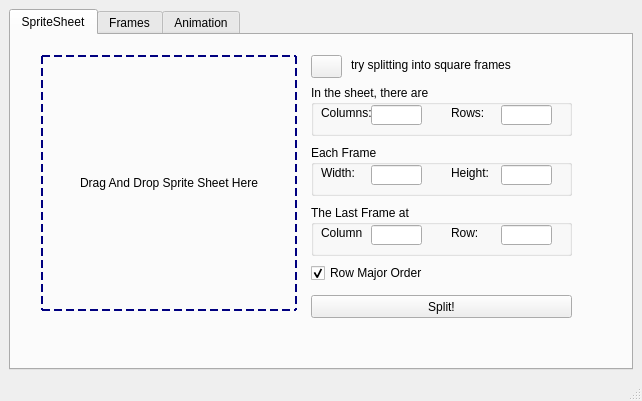
<?xml version="1.0" encoding="UTF-8"?>
<ui version="4.0">
 <class>MainWindow</class>
 <widget class="QMainWindow" name="MainWindow">
  <property name="geometry">
   <rect>
    <x>0</x>
    <y>0</y>
    <width>642</width>
    <height>401</height>
   </rect>
  </property>
  <property name="windowTitle">
   <string>SpriteSheetAnimation</string>
  </property>
  <property name="styleSheet">
   <string notr="true"/>
  </property>
  <widget class="QWidget" name="centralwidget">
   <layout class="QHBoxLayout" name="horizontalLayout">
    <item>
     <widget class="QTabWidget" name="tabWidget">
      <property name="inputMethodHints">
       <set>Qt::ImhNone</set>
      </property>
      <property name="currentIndex">
       <number>0</number>
      </property>
      <widget class="QWidget" name="tab">
       <attribute name="title">
        <string>SpriteSheet</string>
       </attribute>
       <widget class="QLabel" name="label_sheet">
        <property name="geometry">
         <rect>
          <x>30</x>
          <y>20</y>
          <width>256</width>
          <height>256</height>
         </rect>
        </property>
        <property name="styleSheet">
         <string notr="true">border: 2px dashed navy;</string>
        </property>
        <property name="text">
         <string>Drag And Drop Sprite Sheet Here</string>
        </property>
        <property name="alignment">
         <set>Qt::AlignCenter</set>
        </property>
       </widget>
       <widget class="QGroupBox" name="groupBox">
        <property name="geometry">
         <rect>
          <x>300</x>
          <y>110</y>
          <width>261</width>
          <height>51</height>
         </rect>
        </property>
        <property name="title">
         <string>Each Frame</string>
        </property>
        <widget class="QLabel" name="label">
         <property name="geometry">
          <rect>
           <x>10</x>
           <y>20</y>
           <width>41</width>
           <height>16</height>
          </rect>
         </property>
         <property name="text">
          <string>Width:</string>
         </property>
        </widget>
        <widget class="QLineEdit" name="lineEdit_frameW">
         <property name="geometry">
          <rect>
           <x>60</x>
           <y>20</y>
           <width>51</width>
           <height>20</height>
          </rect>
         </property>
         <property name="inputMethodHints">
          <set>Qt::ImhDigitsOnly</set>
         </property>
        </widget>
        <widget class="QLabel" name="label_2">
         <property name="geometry">
          <rect>
           <x>140</x>
           <y>20</y>
           <width>41</width>
           <height>16</height>
          </rect>
         </property>
         <property name="text">
          <string>Height:</string>
         </property>
        </widget>
        <widget class="QLineEdit" name="lineEdit_frameH">
         <property name="geometry">
          <rect>
           <x>190</x>
           <y>20</y>
           <width>51</width>
           <height>20</height>
          </rect>
         </property>
         <property name="inputMethodHints">
          <set>Qt::ImhDigitsOnly</set>
         </property>
        </widget>
       </widget>
       <widget class="QGroupBox" name="groupBox_2">
        <property name="geometry">
         <rect>
          <x>300</x>
          <y>50</y>
          <width>261</width>
          <height>51</height>
         </rect>
        </property>
        <property name="title">
         <string>In the sheet, there are</string>
        </property>
        <widget class="QLabel" name="label_5">
         <property name="geometry">
          <rect>
           <x>10</x>
           <y>20</y>
           <width>51</width>
           <height>16</height>
          </rect>
         </property>
         <property name="text">
          <string>Columns:</string>
         </property>
        </widget>
        <widget class="QLineEdit" name="lineEdit_columns">
         <property name="geometry">
          <rect>
           <x>60</x>
           <y>20</y>
           <width>51</width>
           <height>20</height>
          </rect>
         </property>
         <property name="inputMethodHints">
          <set>Qt::ImhDigitsOnly</set>
         </property>
        </widget>
        <widget class="QLabel" name="label_6">
         <property name="geometry">
          <rect>
           <x>140</x>
           <y>20</y>
           <width>41</width>
           <height>16</height>
          </rect>
         </property>
         <property name="text">
          <string>Rows:</string>
         </property>
        </widget>
        <widget class="QLineEdit" name="lineEdit_rows">
         <property name="geometry">
          <rect>
           <x>190</x>
           <y>20</y>
           <width>51</width>
           <height>20</height>
          </rect>
         </property>
         <property name="inputMethodHints">
          <set>Qt::ImhDigitsOnly</set>
         </property>
        </widget>
       </widget>
       <widget class="QCheckBox" name="check_rowMajor">
        <property name="geometry">
         <rect>
          <x>300</x>
          <y>230</y>
          <width>131</width>
          <height>16</height>
         </rect>
        </property>
        <property name="text">
         <string>Row Major Order</string>
        </property>
        <property name="checked">
         <bool>true</bool>
        </property>
       </widget>
       <widget class="QPushButton" name="pushButton_guess">
        <property name="geometry">
         <rect>
          <x>300</x>
          <y>20</y>
          <width>31</width>
          <height>23</height>
         </rect>
        </property>
        <property name="styleSheet">
         <string notr="true"/>
        </property>
        <property name="text">
         <string/>
        </property>
       </widget>
       <widget class="QLabel" name="label_7">
        <property name="geometry">
         <rect>
          <x>340</x>
          <y>20</y>
          <width>221</width>
          <height>20</height>
         </rect>
        </property>
        <property name="styleSheet">
         <string notr="true"/>
        </property>
        <property name="text">
         <string>try splitting into square frames</string>
        </property>
       </widget>
       <widget class="QGroupBox" name="groupBox_3">
        <property name="geometry">
         <rect>
          <x>300</x>
          <y>170</y>
          <width>261</width>
          <height>51</height>
         </rect>
        </property>
        <property name="title">
         <string>The Last Frame at</string>
        </property>
        <widget class="QLabel" name="label_8">
         <property name="geometry">
          <rect>
           <x>10</x>
           <y>20</y>
           <width>41</width>
           <height>16</height>
          </rect>
         </property>
         <property name="text">
          <string>Column:</string>
         </property>
        </widget>
        <widget class="QLineEdit" name="lineEdit_stopColumn">
         <property name="geometry">
          <rect>
           <x>60</x>
           <y>20</y>
           <width>51</width>
           <height>20</height>
          </rect>
         </property>
         <property name="inputMethodHints">
          <set>Qt::ImhDigitsOnly</set>
         </property>
        </widget>
        <widget class="QLabel" name="label_9">
         <property name="geometry">
          <rect>
           <x>140</x>
           <y>20</y>
           <width>41</width>
           <height>16</height>
          </rect>
         </property>
         <property name="text">
          <string>Row:</string>
         </property>
        </widget>
        <widget class="QLineEdit" name="lineEdit_stopRow">
         <property name="geometry">
          <rect>
           <x>190</x>
           <y>20</y>
           <width>51</width>
           <height>20</height>
          </rect>
         </property>
         <property name="inputMethodHints">
          <set>Qt::ImhDigitsOnly</set>
         </property>
        </widget>
       </widget>
       <widget class="QLabel" name="label_sheetInfo">
        <property name="geometry">
         <rect>
          <x>50</x>
          <y>280</y>
          <width>221</width>
          <height>20</height>
         </rect>
        </property>
        <property name="text">
         <string/>
        </property>
        <property name="alignment">
         <set>Qt::AlignCenter</set>
        </property>
       </widget>
       <widget class="QPushButton" name="pushButton_split">
        <property name="geometry">
         <rect>
          <x>300</x>
          <y>260</y>
          <width>261</width>
          <height>23</height>
         </rect>
        </property>
        <property name="text">
         <string>Split!</string>
        </property>
       </widget>
      </widget>
      <widget class="QWidget" name="tab_2">
       <attribute name="title">
        <string>Frames</string>
       </attribute>
      </widget>
      <widget class="QWidget" name="tab_3">
       <attribute name="title">
        <string>Animation</string>
       </attribute>
       <widget class="QLabel" name="label_animation">
        <property name="geometry">
         <rect>
          <x>20</x>
          <y>20</y>
          <width>281</width>
          <height>281</height>
         </rect>
        </property>
        <property name="text">
         <string>Animation will be shown here</string>
        </property>
        <property name="alignment">
         <set>Qt::AlignCenter</set>
        </property>
       </widget>
       <widget class="QPushButton" name="pushButton_play">
        <property name="geometry">
         <rect>
          <x>350</x>
          <y>130</y>
          <width>31</width>
          <height>31</height>
         </rect>
        </property>
        <property name="text">
         <string/>
        </property>
       </widget>
       <widget class="QGroupBox" name="groupBox_4">
        <property name="geometry">
         <rect>
          <x>300</x>
          <y>40</y>
          <width>261</width>
          <height>71</height>
         </rect>
        </property>
        <property name="title">
         <string>frequency</string>
        </property>
        <widget class="QLineEdit" name="lineEdit_duration">
         <property name="geometry">
          <rect>
           <x>170</x>
           <y>40</y>
           <width>71</width>
           <height>20</height>
          </rect>
         </property>
         <property name="inputMethodHints">
          <set>Qt::ImhDigitsOnly</set>
         </property>
        </widget>
        <widget class="QLabel" name="label_4">
         <property name="geometry">
          <rect>
           <x>10</x>
           <y>20</y>
           <width>111</width>
           <height>16</height>
          </rect>
         </property>
         <property name="text">
          <string>frames per second</string>
         </property>
        </widget>
        <widget class="QLabel" name="label_10">
         <property name="geometry">
          <rect>
           <x>150</x>
           <y>20</y>
           <width>111</width>
           <height>16</height>
          </rect>
         </property>
         <property name="text">
          <string>duration per frame</string>
         </property>
        </widget>
        <widget class="QLineEdit" name="lineEdit_frequency">
         <property name="geometry">
          <rect>
           <x>30</x>
           <y>40</y>
           <width>71</width>
           <height>20</height>
          </rect>
         </property>
         <property name="inputMethodHints">
          <set>Qt::ImhDigitsOnly</set>
         </property>
        </widget>
       </widget>
       <widget class="QCheckBox" name="check_repeat">
        <property name="geometry">
         <rect>
          <x>480</x>
          <y>130</y>
          <width>51</width>
          <height>31</height>
         </rect>
        </property>
        <property name="text">
         <string/>
        </property>
       </widget>
       <widget class="QPushButton" name="pushButton_stop">
        <property name="geometry">
         <rect>
          <x>410</x>
          <y>130</y>
          <width>31</width>
          <height>31</height>
         </rect>
        </property>
        <property name="text">
         <string/>
        </property>
       </widget>
       <widget class="QPushButton" name="pushButton_gif">
        <property name="geometry">
         <rect>
          <x>340</x>
          <y>240</y>
          <width>191</width>
          <height>23</height>
         </rect>
        </property>
        <property name="text">
         <string>save as gif</string>
        </property>
       </widget>
      </widget>
     </widget>
    </item>
   </layout>
  </widget>
  <widget class="QMenuBar" name="menubar">
   <property name="geometry">
    <rect>
     <x>0</x>
     <y>0</y>
     <width>642</width>
     <height>22</height>
    </rect>
   </property>
  </widget>
  <widget class="QStatusBar" name="statusbar"/>
 </widget>
 <resources/>
 <connections/>
</ui>
